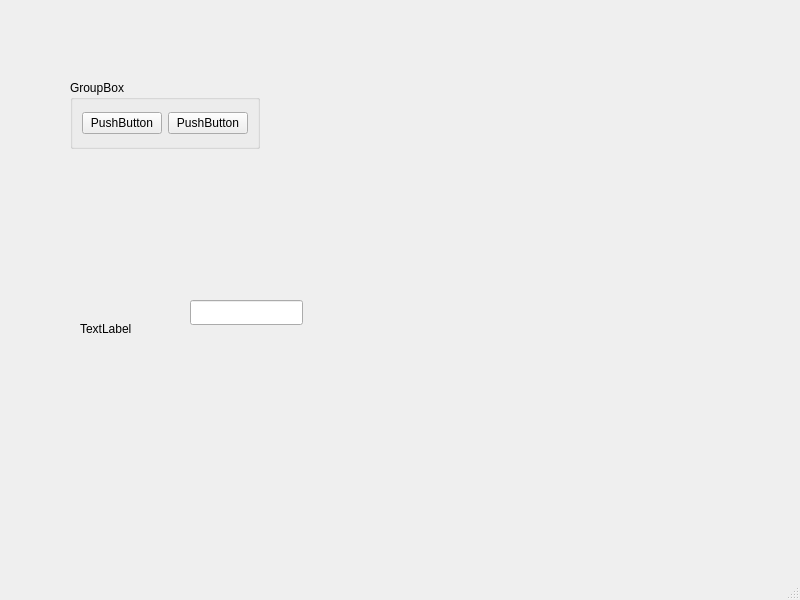
<?xml version="1.0" encoding="UTF-8"?>
<ui version="4.0">
 <class>MainWindow</class>
 <widget class="QMainWindow" name="MainWindow">
  <property name="geometry">
   <rect>
    <x>0</x>
    <y>0</y>
    <width>800</width>
    <height>600</height>
   </rect>
  </property>
  <property name="windowTitle">
   <string>MainWindow</string>
  </property>
  <widget class="QWidget" name="centralwidget">
   <widget class="QGroupBox" name="groupBox">
    <property name="geometry">
     <rect>
      <x>70</x>
      <y>80</y>
      <width>190</width>
      <height>69</height>
     </rect>
    </property>
    <property name="title">
     <string>GroupBox</string>
    </property>
    <layout class="QGridLayout" name="gridLayout">
     <item row="0" column="0">
      <widget class="QPushButton" name="pushButton">
       <property name="text">
        <string>PushButton</string>
       </property>
      </widget>
     </item>
     <item row="0" column="1">
      <widget class="QPushButton" name="pushButton_2">
       <property name="text">
        <string>PushButton</string>
       </property>
      </widget>
     </item>
    </layout>
   </widget>
   <widget class="QLineEdit" name="lineEdit">
    <property name="geometry">
     <rect>
      <x>190</x>
      <y>300</y>
      <width>113</width>
      <height>25</height>
     </rect>
    </property>
   </widget>
   <widget class="QLabel" name="label">
    <property name="geometry">
     <rect>
      <x>80</x>
      <y>320</y>
      <width>54</width>
      <height>17</height>
     </rect>
    </property>
    <property name="text">
     <string>TextLabel</string>
    </property>
   </widget>
  </widget>
  <widget class="QStatusBar" name="statusbar"/>
 </widget>
 <resources/>
 <connections/>
</ui>
